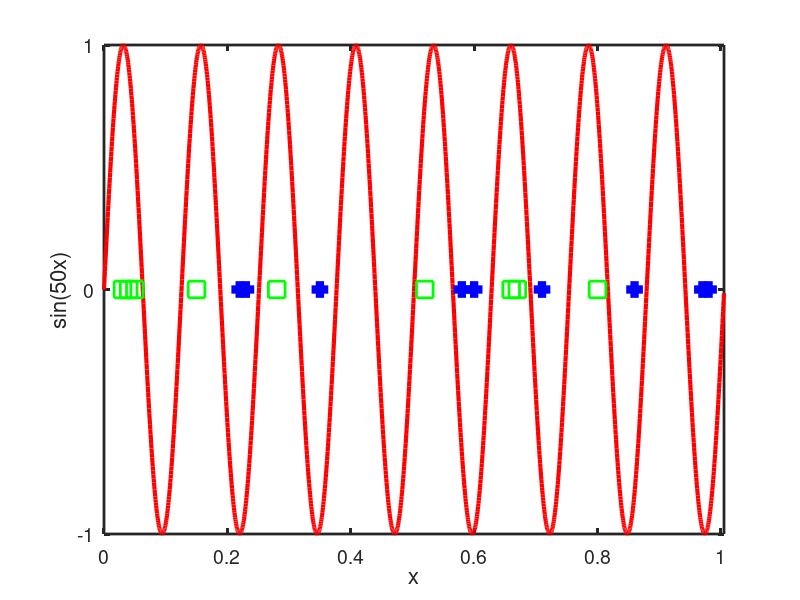

This figure's MATLAB source: (Note: this script raises an error after producing the figure.)
%% Shattered sin
domain = 0:0.0005:1.005;
f = @(x)sin(50*x);

hollow = [0.03,0.04,0.05,0.15,0.28,0.52,0.66,0.67,0.8];
solid =  [0.22,0.23,0.35,0.58,0.6,0.71,0.86,0.97,0.98];


plot(domain,f(domain),'-r','LineWidth',3); hold on;

plot(hollow,zeros(1,numel(hollow)),'sg','LineWidth',2,'MarkerSize',12);
plot(solid,zeros(1,numel(solid)),'sb','LineWidth',6,'MarkerSize',6);


set(gca,'XTick'     ,0:0.2:1,...
        'YTick'     ,-1:1,...
        'XLim'      ,[0,1.005],...
        'YLim'      ,[-1.0,1.0],...
        'FontSize'  ,14,...
        'LineWidth' ,2,...
        'box'       ,'on');

xlabel('x','FontSize',16);
ylabel('sin(50x)','FontSize',16);

maximizeFigure();
p = get(gcf,'Position');
p(4) = p(4) / 2;
set(gcf,'Position',p);
